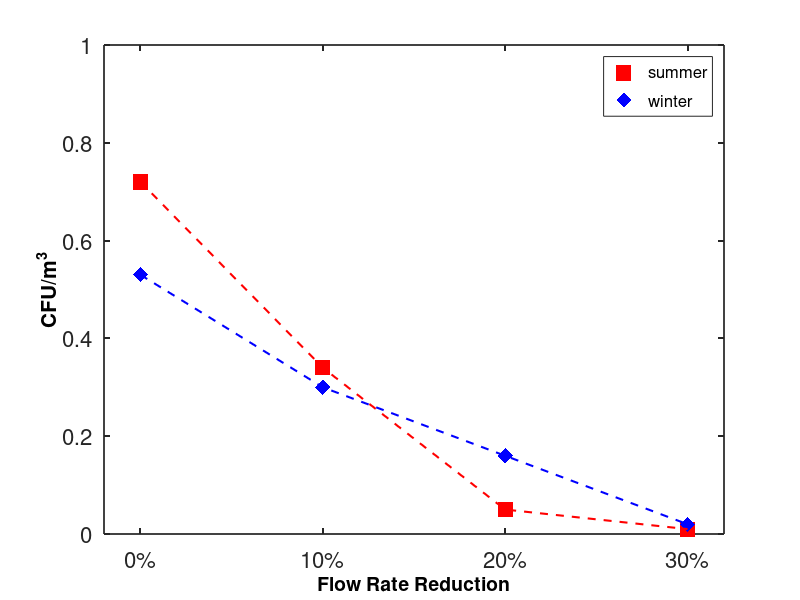

Write MATLAB code to recreate this figure. (Note: this script raises an error after producing the figure.)
%% PLOT OVERALL OR CONTAMINATION 0-5 MIN FOR CASE A5 (SUMMER AND WINTER)
%%

clc
clear all
close all

t = (0:1:3)*0.1;


overall_mean = [0.72 0.34 0.05 0.01; 0.53 0.30 0.16 0.02];
overall_max = [2.12 1.05 0.29 0.09; 2.09 1.16 0.47 0.13];

local_mean = [0.21 0.12 0.02 0.00; 1.06 0.62 0.29 0.01];
local_max = [0.78 1.04 0.30 0.00; 12.45 5.10 2.46 0.22;];


% DEFINE PLOT PROPERTIES 
linewidth = 2.5;
fontsize = 16;
markersize = 120;


% PLOT FIGURES
figure(1)
hold on
box on


h1 = scatter(t,overall_mean(1,:), markersize,'r','filled','s'); %,'LineWidth',6);
h2 = scatter(t,overall_mean(2,:), markersize,'b','filled','d'); %,'LineWidth',6);

plot(t,overall_mean(1,:),'LineStyle','--','LineWidth',linewidth-1,'Color','r');
plot(t,overall_mean(2,:),'LineStyle','--','LineWidth',linewidth-1,'Color','b');



% SET PLOT LINE WIDTH AND FONT SIZE
set(gca,'LineWidth',linewidth/2,'FontSize',fontsize);

% SET X AND Y LABELS
xlabel('Flow Rate Reduction','FontSize',fontsize-2,'FontWeight','bold','Color','k');
ylabel('CFU/m^3','FontSize',fontsize-1,'FontWeight','bold','Color','k');

% SET X AND Y AXIS LIMITS AND MAJOR TICKS
set(gca,'XLim',[-0.02 0.32],'XTick',0:0.1:0.4);
set(gca,'YLim',[0 1],'YTick',0:0.2:1);
set(gca,'XTickLabel', {'0%','10%','20%','30%'});
% set(gca,'YTickLabel', {'0','5','10','15'});
 

% SET LEGEND
[leg,objects] = legend([h1 h2],{' summer', ' winter'},'Location','best','FontSize',fontsize-4);

objects(3).Children.MarkerSize = 9;
objects(4).Children.MarkerSize = 9;



figure(2)
hold on
box on

h1 = scatter(t,overall_max(1,:), markersize,'r','filled','s'); %,'LineWidth',6);
h2 = scatter(t,overall_max(2,:), markersize,'b','filled','d'); %,'LineWidth',6);

plot(t,overall_max(1,:),'LineStyle','--','LineWidth',linewidth-1,'Color','r');
plot(t,overall_max(2,:),'LineStyle','--','LineWidth',linewidth-1,'Color','b');



% SET PLOT LINE WIDTH AND FONT SIZE
set(gca,'LineWidth',linewidth/2,'FontSize',fontsize);

% SET X AND Y LABELS
xlabel('Flow Rate Reduction','FontSize',fontsize-2,'FontWeight','bold','Color','k');
ylabel('CFU/m^3','FontSize',fontsize-1,'FontWeight','bold','Color','k');

% SET X AND Y AXIS LIMITS AND MAJOR TICKS
% axis([-1 21 -0.2 5.2])
set(gca,'XLim',[-0.02 0.32],'XTick',0:0.1:0.4);
set(gca,'YLim',[0 2.5],'YTick',0:0.5:2.5);
set(gca,'XTickLabel', {'0%','10%','20%','30%'});
% set(gca,'YTickLabel', {'0','5','10','15'});

% SET LEGEND
[leg,objects] = legend([h1 h2],{' summer', ' winter'},'Location','best','FontSize',fontsize-4);

objects(3).Children.MarkerSize = 9;
objects(4).Children.MarkerSize = 9;



figure(3)
hold on
box on


h1 = scatter(t,local_mean(1,:), markersize,'r','filled','s'); %,'LineWidth',6);
h2 = scatter(t,local_mean(2,:), markersize,'b','filled','d'); %,'LineWidth',6);

plot(t,local_mean(1,:),'LineStyle','--','LineWidth',linewidth-1,'Color','r');
plot(t,local_mean(2,:),'LineStyle','--','LineWidth',linewidth-1,'Color','b');



% SET PLOT LINE WIDTH AND FONT SIZE
set(gca,'LineWidth',linewidth/2,'FontSize',fontsize);

% SET X AND Y LABELS
xlabel('Flow Rate Reduction','FontSize',fontsize-2,'FontWeight','bold','Color','k');
ylabel('CFU/m^3','FontSize',fontsize-1,'FontWeight','bold','Color','k');

% SET X AND Y AXIS LIMITS AND MAJOR TICKS
set(gca,'XLim',[-0.02 0.32],'XTick',0:0.1:0.4);
set(gca,'YLim',[0 1.2],'YTick',0:0.4:1.2);
set(gca,'XTickLabel', {'0%','10%','20%','30%'});
% set(gca,'YTickLabel', {'0','5','10','15'});
 

% SET LEGEND
[leg,objects] = legend([h1 h2],{' summer', ' winter'},'Location','best','FontSize',fontsize-4);

objects(3).Children.MarkerSize = 9;
objects(4).Children.MarkerSize = 9;



figure(4)
hold on
box on

h1 = scatter(t,local_max(1,:), markersize,'r','filled','s'); %,'LineWidth',6);
h2 = scatter(t,local_max(2,:), markersize,'b','filled','d'); %,'LineWidth',6);

plot(t,local_max(1,:),'LineStyle','--','LineWidth',linewidth-1,'Color','r');
plot(t,local_max(2,:),'LineStyle','--','LineWidth',linewidth-1,'Color','b');



% SET PLOT LINE WIDTH AND FONT SIZE
set(gca,'LineWidth',linewidth/2,'FontSize',fontsize);

% SET X AND Y LABELS
xlabel('Flow Rate Reduction','FontSize',fontsize-2,'FontWeight','bold','Color','k');
ylabel('CFU/m^3','FontSize',fontsize-1,'FontWeight','bold','Color','k');

% SET X AND Y AXIS LIMITS AND MAJOR TICKS
% axis([-1 21 -0.2 5.2])
set(gca,'XLim',[-0.02 0.32],'XTick',0:0.1:0.4);
set(gca,'YLim',[0 15],'YTick',0:5:15);
set(gca,'XTickLabel', {'0%','10%','20%','30%'});
% set(gca,'YTickLabel', {'0','5','10','15'});

% SET LEGEND
[leg,objects] = legend([h1 h2],{' summer', ' winter'},'Location','best','FontSize',fontsize-4);

objects(3).Children.MarkerSize = 9;
objects(4).Children.MarkerSize = 9;